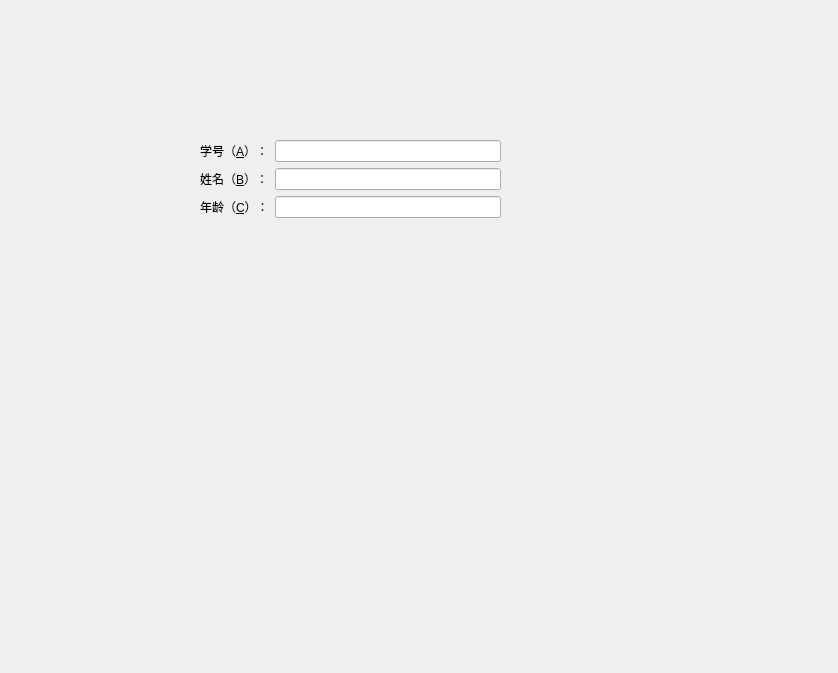
<?xml version="1.0" encoding="UTF-8"?>
<ui version="4.0">
 <class>Form</class>
 <widget class="QWidget" name="Form">
  <property name="geometry">
   <rect>
    <x>0</x>
    <y>0</y>
    <width>838</width>
    <height>673</height>
   </rect>
  </property>
  <property name="windowTitle">
   <string>Form</string>
  </property>
  <widget class="QWidget" name="formLayoutWidget">
   <property name="geometry">
    <rect>
     <x>200</x>
     <y>140</y>
     <width>301</width>
     <height>101</height>
    </rect>
   </property>
   <layout class="QFormLayout" name="formLayout">
    <item row="0" column="0">
     <widget class="QLabel" name="label">
      <property name="text">
       <string>学号（&amp;A）：</string>
      </property>
      <property name="buddy">
       <cstring>lineEdit</cstring>
      </property>
     </widget>
    </item>
    <item row="1" column="0">
     <widget class="QLabel" name="label_2">
      <property name="text">
       <string>姓名（&amp;B）：</string>
      </property>
      <property name="buddy">
       <cstring>lineEdit_2</cstring>
      </property>
     </widget>
    </item>
    <item row="1" column="1">
     <widget class="QLineEdit" name="lineEdit_2"/>
    </item>
    <item row="2" column="1">
     <widget class="QLineEdit" name="lineEdit_3"/>
    </item>
    <item row="0" column="1">
     <widget class="QLineEdit" name="lineEdit"/>
    </item>
    <item row="2" column="0">
     <widget class="QLabel" name="label_3">
      <property name="text">
       <string>年龄（&amp;C）：</string>
      </property>
      <property name="buddy">
       <cstring>lineEdit_3</cstring>
      </property>
     </widget>
    </item>
   </layout>
  </widget>
 </widget>
 <resources/>
 <connections/>
</ui>
